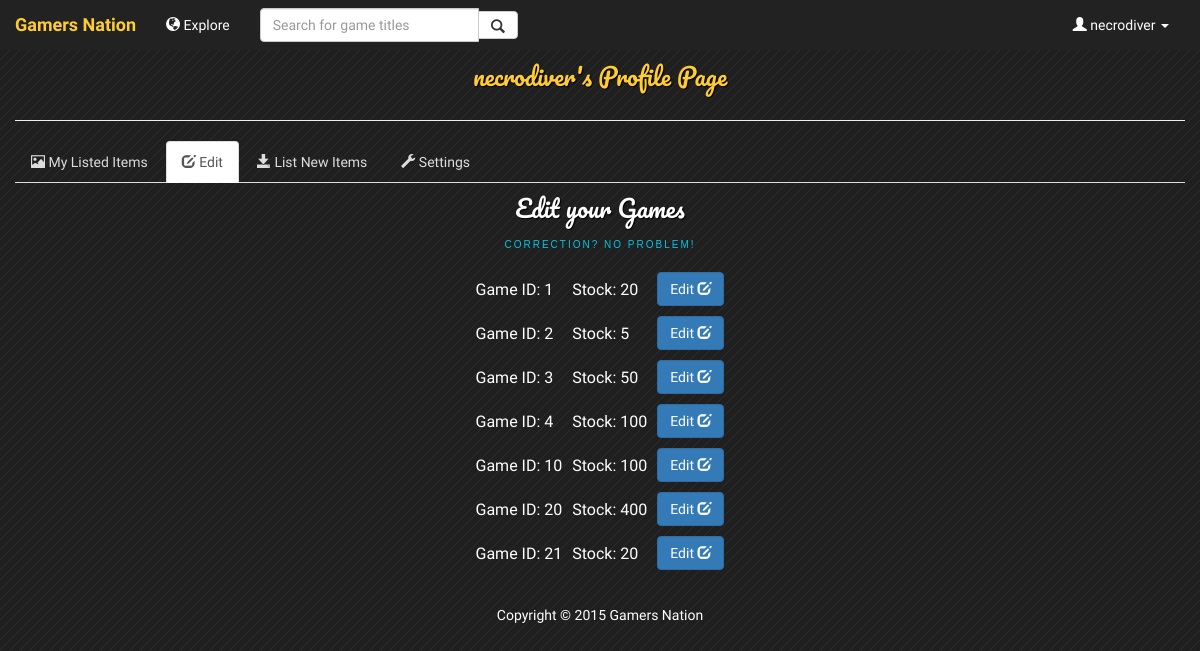
Before: /userimgedit.php (signed in) with the older database file.
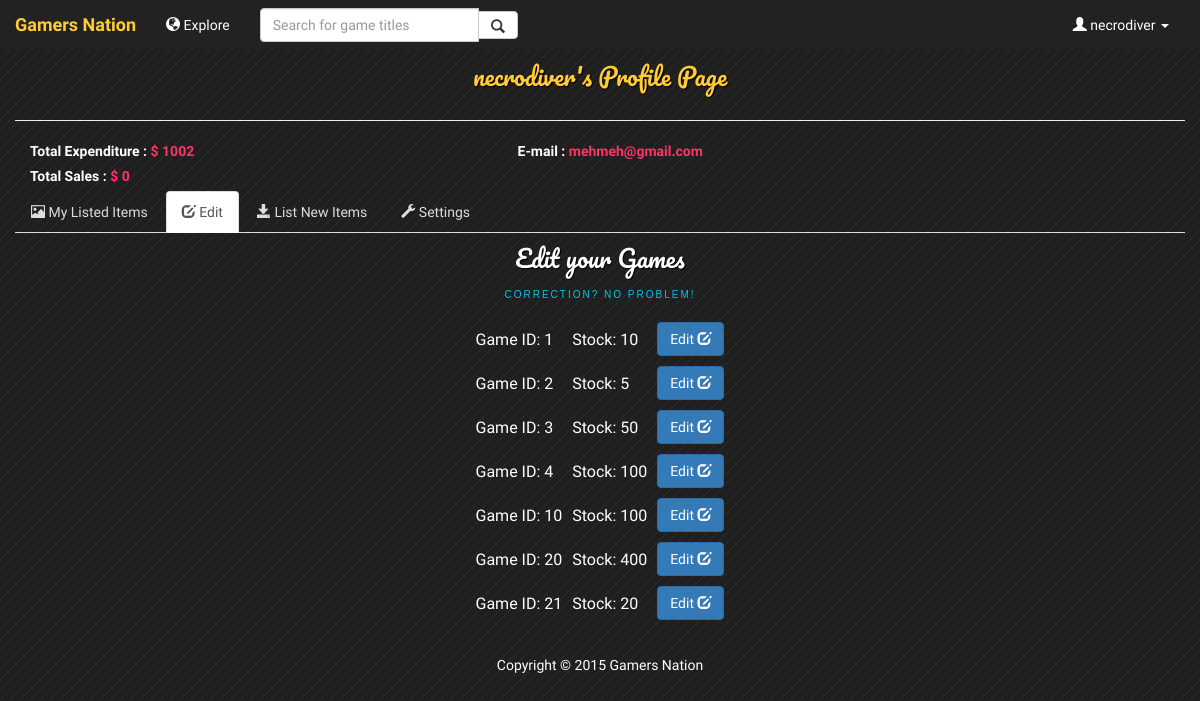
After: the same page with the newer database file.
### tables this page shows
CREATE TABLE `supplier_own_game` (
  `Supplier_UserID` varchar(255) NOT NULL DEFAULT '',
  `GameID` int(11) NOT NULL,
  `Stock` int(11) DEFAULT NULL
);

CREATE TABLE `user` (
  `UserID` varchar(255) NOT NULL,
  `Hashed_Password` varchar(255) DEFAULT NULL,
  `Email` varchar(255) DEFAULT NULL,
  `Salt` varchar(255) DEFAULT NULL
);

CREATE TABLE `supplier` (
  `UserID` varchar(255) NOT NULL DEFAULT '',
  `Total_Sales` float DEFAULT NULL
);

CREATE TABLE `buyer` (
  `UserID` varchar(255) NOT NULL DEFAULT '',
  `Total_Expenditure` float DEFAULT NULL
);

### userimgedit.php (the view, shortened to what this page needs)
<html>
    <head>
        <link href="css/bootstrap.min.css" rel="stylesheet">
        <link href="css/main.css" rel="stylesheet"/>
    </head>
    <?php include 'header.inc.php'; ?>
    <body>
        <div class="container-fluid">
            <?php include '/include/userdetail.inc.php'; ?>
            <?php include '/include/mainNav.inc.php'; ?>
        </div>
        <div class="container">
            <div class="content">
                <h1>Edit your Games
                    <span>Correction? No problem!</span></h1>
                <div>
                    <table align="center">
                        <?php
							$sql = "SELECT * FROM supplier_own_game WHERE Supplier_UserID = \"" . $username . "\"";
                            if ($result = mysqli_query($connection, $sql))
							{
                                while ($row = mysqli_fetch_assoc($result))
								{
                                    echo '<tr>';
                                    echo '<td style="padding: 5;">Game ID: '.$row['GameID'].'</td>';
									echo '<td style="padding: 5;">Stock: '.$row['Stock'].' </td>';
                                    echo '<td style="padding: 5;"> '
                                    . '     <a class="btn btn-primary" type="button" href="imgedit.php?id='. $row['GameID'].'">
                                                Edit <span class="glyphicon glyphicon-edit"></span>
                                            </a>
                                          </td>';
                                    echo '</tr>';
                                }
                            }
                            ?>
                    </table>
                </div>
            </div>
        </div>
        <?php include 'footer.inc.php'; ?>
    </body>
</html>

### include/userdetail.inc.php (shortened to what this page needs)
<?php
$username = $_SESSION['username'];
$email = "";
$sql = "SELECT * FROM user U, supplier S, buyer B
			WHERE U.UserID = S.UserID
			AND U.UserID = B.UserID
			AND U.UserID=\"" . $username . "\"";
if ($result = mysqli_query($connection, $sql))
{
    while ($row = mysqli_fetch_assoc($result))
	{
        $email = $row['Email'];
		$totalSales = $row['Total_Sales'];
		$totalExpenditure = $row['Total_Expenditure'];
    }
}
?>
<div class="page-header" style="margin-top: 4em;">
    <h1 style="color: #ffcc33;"><?php echo $username ?>'s Profile Page</h1>
</div>
<?php
if ((!empty($name)) || (!empty($email)) || (!empty($webpage)) || (!empty($about))) {
    ?>
    <div class = "panel-transparent">
        <div class = "panel-body">
            <ul class = "list-unstyled">
                <?php
                if (!empty($email))
				{
                    ?>
                    <li>
                        <label class="col-xs-6 col-md-5">Total Expenditure : <strong style="color: #ff3366;"><?php echo " \$  ".$totalSales ?></strong></label>
                    </li>
                    <li>
                        <label class="col-xs-6 col-md-5">E-mail : <strong style="color: #ff3366;"><?php echo $email ?></strong></label>
                    </li>
                    <li>
                        <label class="col-xs-6 col-md-5">Total Sales : <strong style="color: #ff3366;"><?php echo " \$  ".$totalExpenditure ?></strong></label>
                    </li>
                    <?php
                }
                ?>
            </ul>
            <br>
        </div>
    </div>
    <?php
}
?>

Changed rows visible on the page:
now on this page (row unchanged): user: supplier.Total_Sales "1002", Email "mehmeh@gmail.com", buyer.Total_Expenditure "0"
changed supplier_own_game (number 1 of 7 on the later page): Stock "20" → "10"
Other visible differences:
text now shown: "Total Expenditure : $ E-mail : Total Sales : $"
